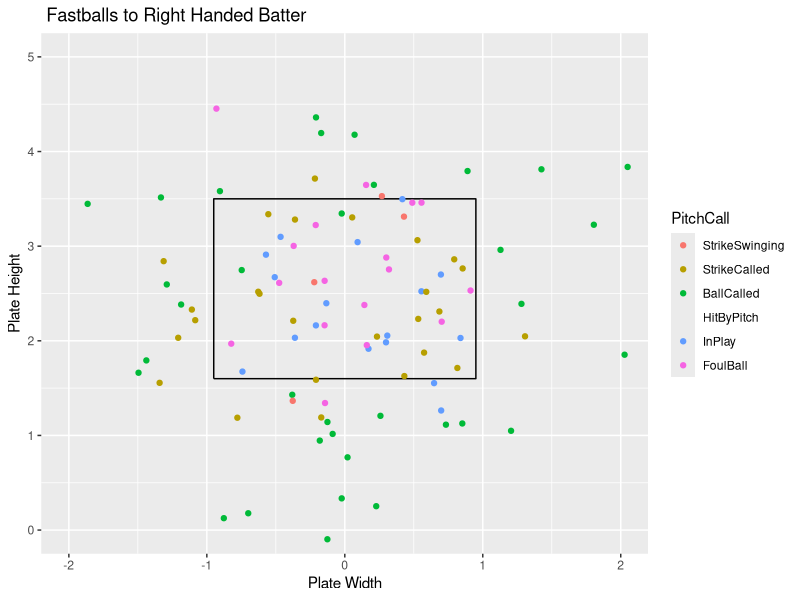
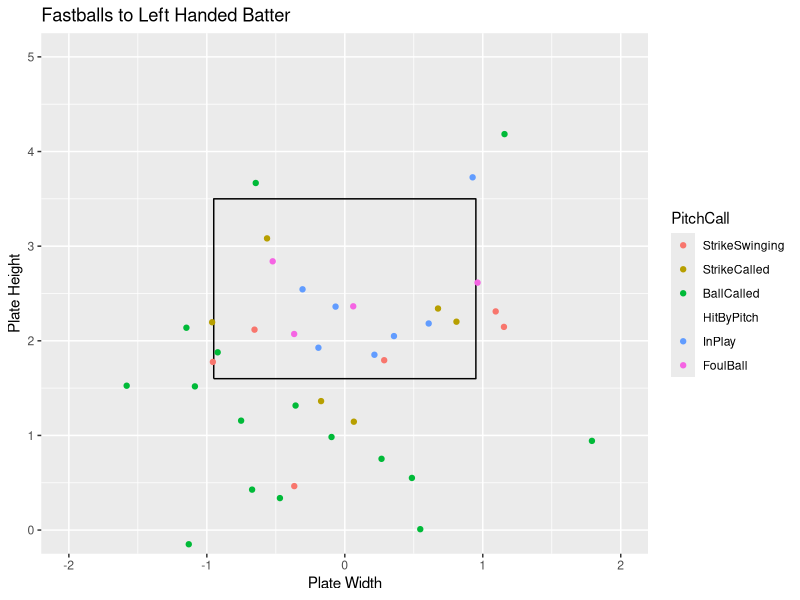

The R script that drew these images, in order:
## ---- chunk 1
knitr::opts_chunk$set(fig.align = "center", fig.width = 4, fig.height = 4, comment = NA, message = FALSE, warning = FALSE, echo = FALSE)
library(readr)
library(dplyr)
library(ggplot2)
library(tidyverse)
Master <- read_csv("Master.csv")
Pitcher <- Master %>%
  filter(Pitcher == "Papp, Andrew")
x <- c(-.95,.95,.95,-.95,-.95)
z <- c(1.6,1.6,3.5,3.5,1.6)
sz <- data_frame(x, z)
## ---- chunk 2
FastballsThrownR <- Pitcher %>%
  filter(TaggedPitchType == "Fastball" & BatterSide == "Right" & !PitchCall == "Undefined")
ggplot() +
  geom_path(data = sz, aes(x = x, y = z)) +
  coord_equal() +
  xlab("Plate Width") +
  ylab("Plate Height") +
  ggtitle(" Fastballs to Right Handed Batter") +
  geom_point(data = FastballsThrownR,aes(x = PlateLocSide, y = PlateLocHeight, color = PitchCall)) +
  coord_cartesian(xlim = c(-2, 2), ylim = c(0, 5)) +
  scale_color_discrete(limits = c("StrikeSwinging" ,"StrikeCalled", "BallCalled", "HitByPitch", "InPlay", "FoulBall"))
## ---- chunk 3
FastballsThrownL <- Pitcher %>%
  filter(TaggedPitchType == "Fastball" & BatterSide == "Left" & !PitchCall == "Undefined")
ggplot() +
  geom_path(data = sz, aes(x = x, y = z)) +
  coord_equal() +
  xlab("Plate Width") +
  ylab("Plate Height") +
  ggtitle("Fastballs to Left Handed Batter") +
  geom_point(data = FastballsThrownL,aes(x = PlateLocSide, y = PlateLocHeight, color = PitchCall)) +
  coord_cartesian(xlim = c(-2, 2), ylim = c(0, 5)) +
  scale_color_discrete(limits = c("StrikeSwinging" ,"StrikeCalled", "BallCalled", "HitByPitch", "InPlay", "FoulBall"))
